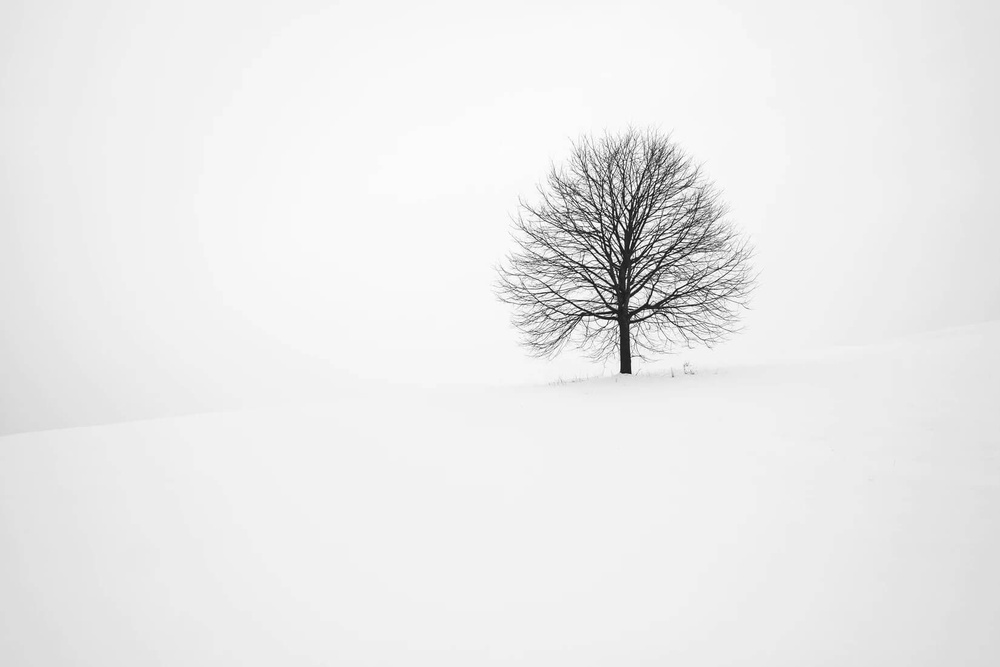
#> input picture btl/co.jpg, 1000 x 667 px, shrunk from 1650 x 1100 before the run
$ python phepco.py
#> lines starting #> are read from the running program, lines starting #| are printed output that depends on the picture
import numpy as np
from PIL import Image
import matplotlib.pyplot as plt

input_image=Image.open("co.jpg").convert('1')
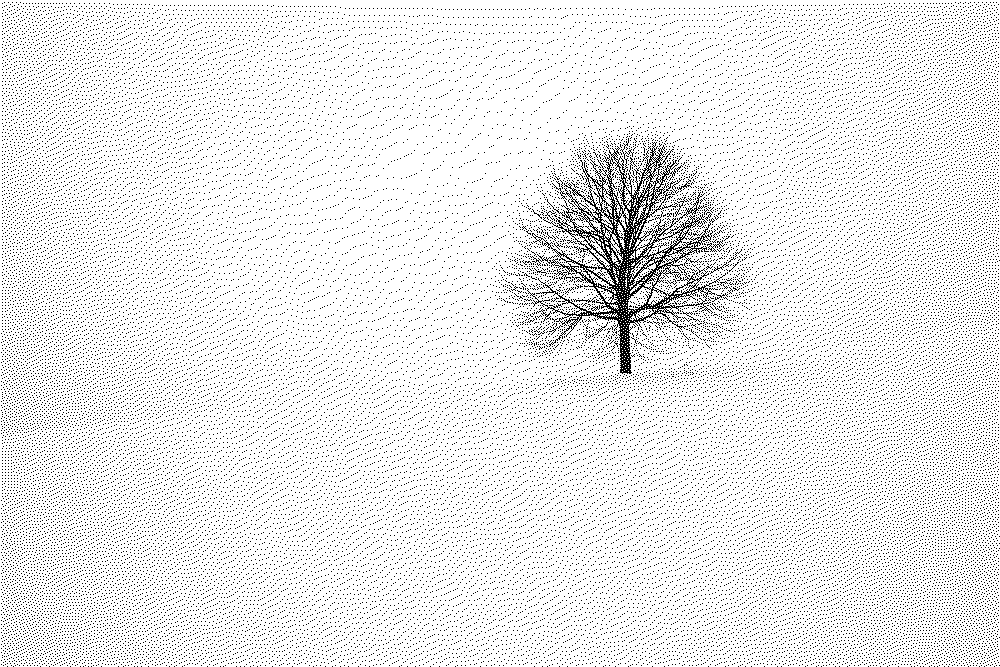
#> input_image: PIL image 1000x667 1; 92.3% white; black in thin lines or dots
width, height = input_image.size
#> width = 1000; height = 667

# Kernel
kernel = np.array([[0, 1, 0],
                   [1, 1, 1],
                   [0, 1, 0]])

# Ảnh đen trắng (một ma trận 2D)
image = np.array(input_image)
[rows, columns] = np.shape(image)
#> rows = 667; columns = 1000
result = np.zeros(shape=(rows, columns))

for i in range(1,height-2):
    for j in range(1,width-2):
        if(image[i,j-1]==1 and image[i-1,j]==1 and image[i,j]==1 and image[i+1,j]==1 and image[i,j+1]==1):
            result[i,j]=1
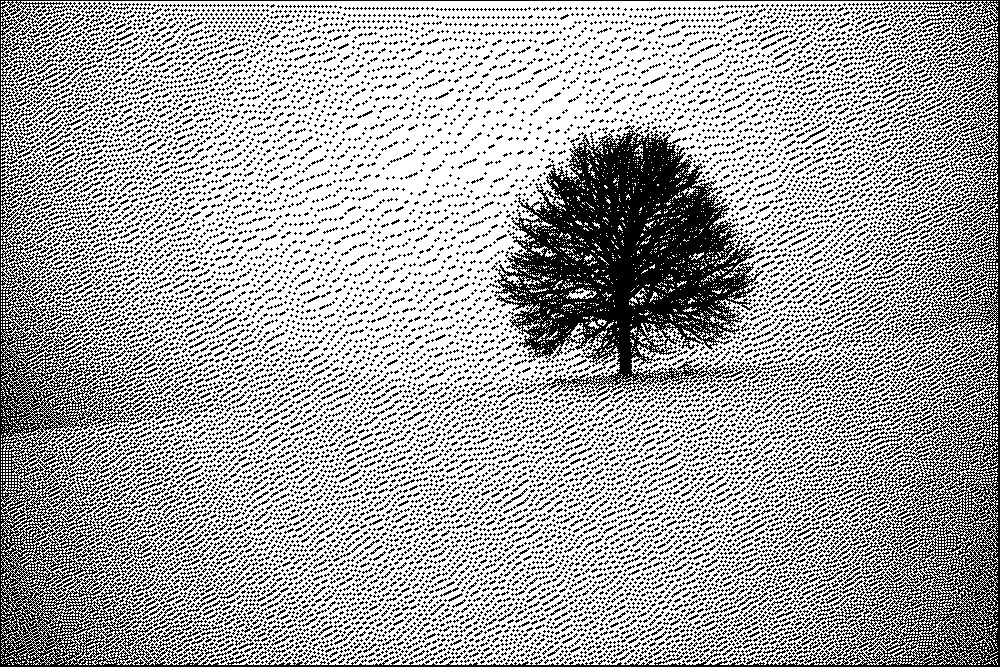
#> result: shape (667, 1000) float64; values 0 (black) and 1 (white), 65.9% white; black in thin lines or dots

plt.figure(figsize=(8, 4))
plt.subplot(1, 2, 1)
plt.title('Hình ảnh ban đầu')
plt.imshow(input_image,cmap='gray')
plt.axis('off')

# Hiển thị hình ảnh biến đổi
plt.subplot(1, 2, 2)
plt.title(f'Hình ảnh biến đổi kernel=3x3')
plt.imshow(result,cmap='gray')
plt.axis('off')

plt.tight_layout()
plt.show()
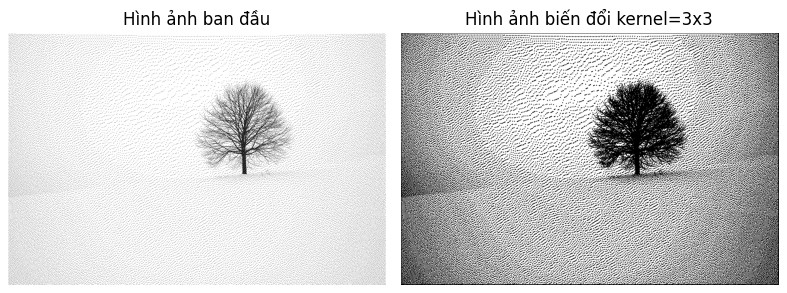
#> figure drawn by matplotlib, 2 panels

$ run again, with btl/gian.jpg copied over btl/co.jpg
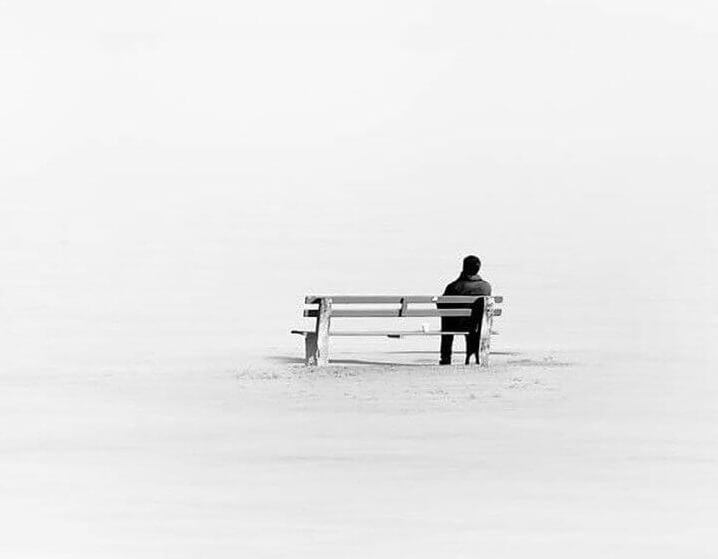
#> input picture btl/gian.jpg, 718 x 559 px
#> input_image: PIL image 718x559 1; 92.3% white; black in thin lines or dots
#> after the loop `for i in range(1,height-2):`:
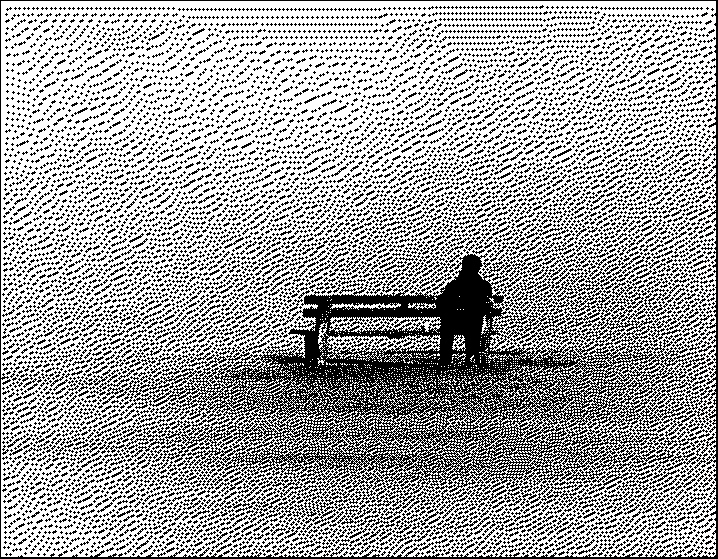
#> result: shape (559, 718) float64; values 0 (black) and 1 (white), 65% white; black in thin lines or dots
#> `plt.show()`:
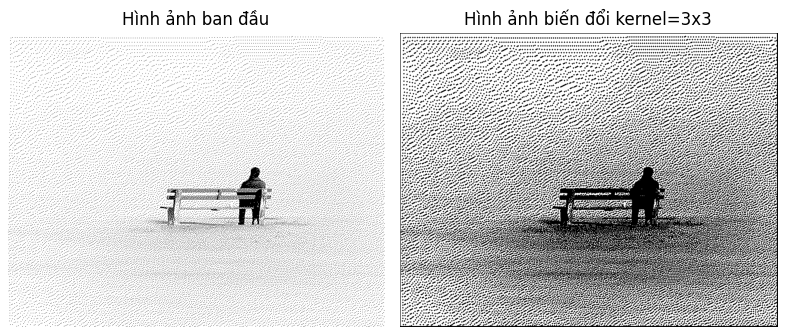
#> figure drawn by matplotlib, 2 panels
